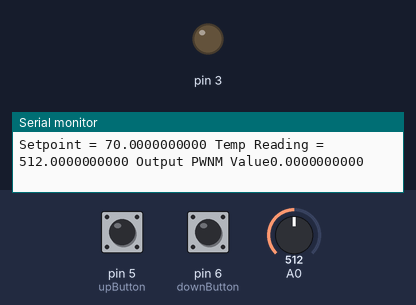
A sketch run on a simulated Arduino Uno, built with avr-gcc and run on an emulated ATmega328P. On the bench: output pins drawn as LEDs (lit = HIGH), the last lines printed to the serial monitor. The test bench sets the inputs (shaded band); at power-on: A0 = 512, pin 5 (upButton) LOW, pin 6 (downButton) LOW.

Above: at 1.2 s.
1.3 s: A0 set to 0
At 1.46 s:
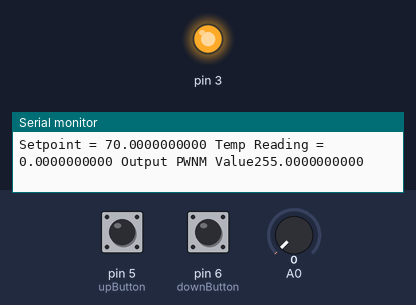
At 2.01 s:
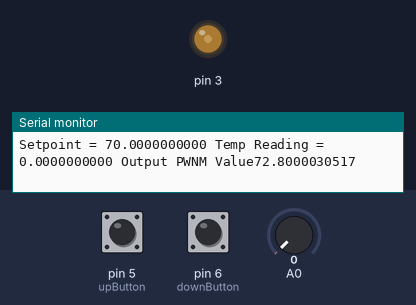
4.3 s: pin 5 (upButton) pulled HIGH for 1 s
6.8 s: pin 6 (downButton) pulled HIGH for 1 s
At 8.02 s:
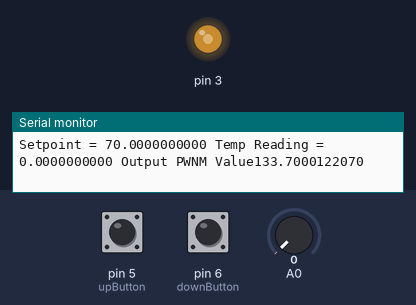
9.9 s: pin 5 (upButton) pulled HIGH for 0.25 s
11.6 s: pin 6 (downButton) pulled HIGH for 0.25 s
At 11.91 s:
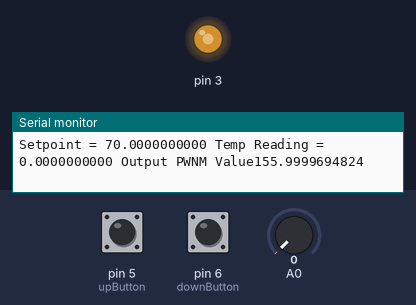
14.8 s: pin 5 (upButton) pulled HIGH for 3.2 s
Timing chart, 0 to 17.8 s (numbered marks = the images above; inputs shaded):
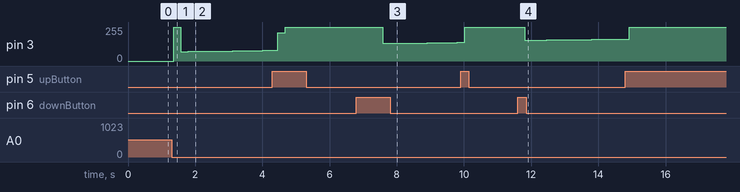

The sketch:

SolderingStation.ino
```cpp
/********************************************************
 * PID Soldering Iron Control
 * Reading analog input 0 to control analog PWM output 3
 * Based on PID_Basic example from the PID Library
 * Tim Stephens, 6 April 2014.
 *
 *
 * Requirements:
 * PID Library https://github.com/br3ttb/Arduino-PID-Library/
 ********************************************************/

#include <PID_v1.h>

//Define Variables we'll be connecting to
double Setpoint, Input, Output;
//These setpoints roughly correspond to 260, 295, 310, 330, 350C
//Based on one experiment cooling down...
//Your Iron may Vary

int setpoints[] = {70, 200, 250, 340, 450};
int currentSetpoint = 0; //Always start at the coolest temperature.
int upButton = 5;
int downButton = 6;

//Specify the links and initial tuning parameters
PID myPID(&Input, &Output, &Setpoint,1,0.1,0.5, DIRECT);

void setup()
{
  pinMode(upButton, INPUT);
  pinMode(downButton, INPUT);
  Serial.begin(9600);
  //initialize the variables we're linked to
  Input = analogRead(0);
  Setpoint = setpoints[currentSetpoint];

  //turn the PID on
  myPID.SetMode(AUTOMATIC);
}

void loop()
{
  Input = analogRead(0);

  myPID.Compute();
  Serial.print("Setpoint = ");
  Serial.print(Setpoint, DEC);
  Serial.print(" Temp Reading = ");
  Serial.print(Input, DEC);
  Serial.print(" Output PWNM Value");
  Serial.println(Output, DEC);
  analogWrite(3,Output);
  delay(200);


  //Now to set an appropriate temperature setpoint
  //(and make sure we stay within the bounds of the array)
  if(digitalRead(5)==1) {
    currentSetpoint++;
    if(currentSetpoint > 4) {
        currentSetpoint=4;
    }
  } else if (digitalRead(6) == 1) {
    currentSetpoint--;
    if(currentSetpoint < 0) {
        currentSetpoint=0;
    }
  }

  Setpoint = setpoints[currentSetpoint];
}
```

Measured:
- after the input at 1.3 s, pin 3: 0/255 → 255/255 after 0.06 s, → 71/255 0.22 s later, → 72/255 0.22 s later, → 73/255 0.44 s later, … (10 changes in this stretch)
- after the input at 6.8 s, pin 3: 255/255 → 132/255 after 0.78 s, → 133/255 0.22 s later, → 134/255 0.44 s later, → 135/255 0.22 s later, … (8 changes in this stretch)
- after the input at 11.6 s, pin 3: 255/255 → 155/255 after 0.20 s, → 156/255 0.22 s later, → 157/255 0.22 s later, → 158/255 0.22 s later, … (11 changes in this stretch)
